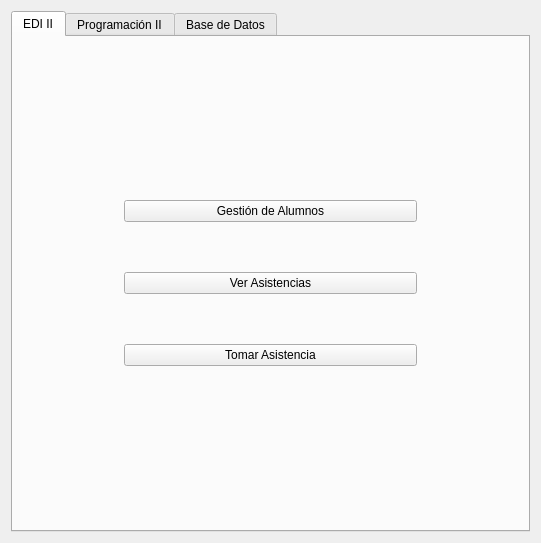
<?xml version="1.0" encoding="UTF-8"?>
<ui version="4.0">
 <class>MainWindow</class>
 <widget class="QMainWindow" name="MainWindow">
  <property name="geometry">
   <rect>
    <x>0</x>
    <y>0</y>
    <width>541</width>
    <height>543</height>
   </rect>
  </property>
  <property name="windowTitle">
   <string>MainWindow</string>
  </property>
  <widget class="QWidget" name="centralwidget">
   <layout class="QGridLayout" name="gridLayout_2">
    <item row="0" column="0">
     <widget class="QTabWidget" name="tabWidget">
      <property name="maximumSize">
       <size>
        <width>16777215</width>
        <height>16777215</height>
       </size>
      </property>
      <property name="currentIndex">
       <number>0</number>
      </property>
      <widget class="QWidget" name="tab1">
       <attribute name="title">
        <string>EDI II</string>
       </attribute>
       <layout class="QGridLayout" name="gridLayout">
        <item row="0" column="0">
         <layout class="QVBoxLayout" name="verticalLayout1">
          <property name="spacing">
           <number>50</number>
          </property>
          <property name="leftMargin">
           <number>100</number>
          </property>
          <property name="rightMargin">
           <number>100</number>
          </property>
          <property name="bottomMargin">
           <number>0</number>
          </property>
          <item>
           <widget class="QPushButton" name="pushButtonGestionar1">
            <property name="text">
             <string>Gestión de Alumnos</string>
            </property>
           </widget>
          </item>
          <item>
           <widget class="QPushButton" name="pushButtonVerasistencias1">
            <property name="text">
             <string>Ver Asistencias</string>
            </property>
           </widget>
          </item>
          <item>
           <widget class="QPushButton" name="pushButtonAsistencia1">
            <property name="text">
             <string>Tomar Asistencia</string>
            </property>
           </widget>
          </item>
         </layout>
        </item>
       </layout>
      </widget>
      <widget class="QWidget" name="tab2">
       <attribute name="title">
        <string>Programación II</string>
       </attribute>
       <layout class="QGridLayout" name="gridLayout_3">
        <item row="0" column="0">
         <layout class="QVBoxLayout" name="verticalLayout2">
          <property name="spacing">
           <number>50</number>
          </property>
          <property name="leftMargin">
           <number>100</number>
          </property>
          <property name="rightMargin">
           <number>100</number>
          </property>
          <item>
           <widget class="QPushButton" name="pushButtonGestionar2">
            <property name="text">
             <string>Gestión de Alumnos</string>
            </property>
           </widget>
          </item>
          <item>
           <widget class="QPushButton" name="pushButtonVerasistencias2">
            <property name="text">
             <string>Ver Asistencias</string>
            </property>
           </widget>
          </item>
          <item>
           <widget class="QPushButton" name="pushButtonAsistencia2">
            <property name="text">
             <string>Tomar Asistencia</string>
            </property>
           </widget>
          </item>
         </layout>
        </item>
       </layout>
      </widget>
      <widget class="QWidget" name="tab3">
       <attribute name="title">
        <string>Base de Datos</string>
       </attribute>
       <layout class="QGridLayout" name="gridLayout_4">
        <item row="0" column="0">
         <layout class="QVBoxLayout" name="verticalLayout3">
          <property name="spacing">
           <number>50</number>
          </property>
          <property name="leftMargin">
           <number>100</number>
          </property>
          <property name="rightMargin">
           <number>100</number>
          </property>
          <item>
           <widget class="QPushButton" name="pushButtonGestionar3">
            <property name="text">
             <string>Gestión de Alumnos</string>
            </property>
           </widget>
          </item>
          <item>
           <widget class="QPushButton" name="pushButtonVerasistencias3">
            <property name="text">
             <string>Ver Asistencias</string>
            </property>
           </widget>
          </item>
          <item>
           <widget class="QPushButton" name="pushButtonAsistencia3">
            <property name="text">
             <string>Tomar Asistencia</string>
            </property>
           </widget>
          </item>
         </layout>
        </item>
       </layout>
      </widget>
     </widget>
    </item>
   </layout>
  </widget>
 </widget>
 <layoutdefault spacing="6" margin="11"/>
 <resources/>
 <connections/>
</ui>
